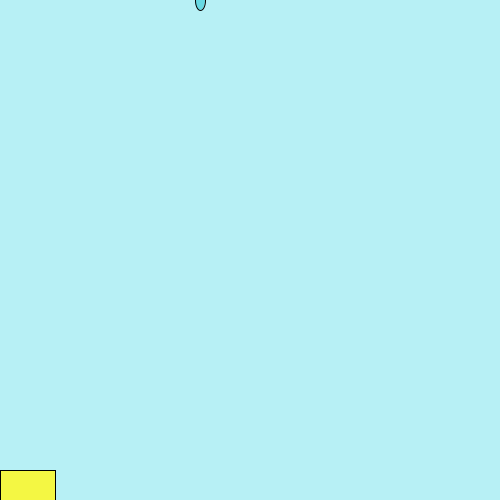
Frame 1 (no input)
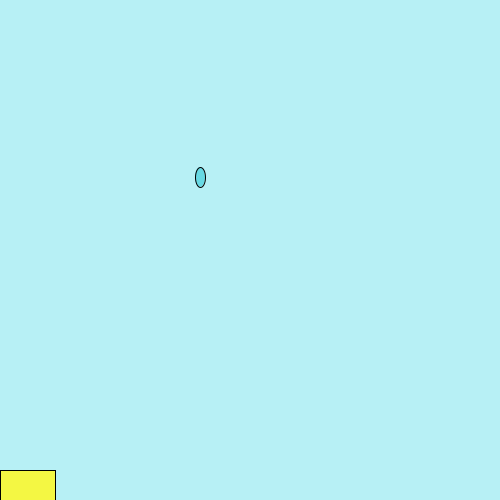
Frame 60 (the mouse pressed at the canvas centre just before this capture)
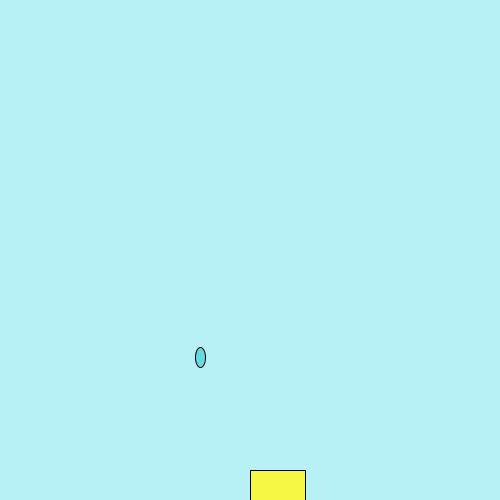
Frame 120 (the mouse held since frame 60 and released just before this capture)

The Processing sketch that drew these frames (run headless with seeded random() and noise(); from frame 60 on, the mouse is pressed at the canvas centre):

// Processing sketch: RainGame
// ── RainGame.pde
int  Ypos = 0;
int Xpos = 200;
int randomNumber = (int) random(width);
int score = 0;

void setup() {
  size(500,500);
  
}

void draw() {
  background(183,240,245);
  fill(103,217,227);
  ellipse(Xpos, Ypos, 10,20);
  Ypos = Ypos +3;
  fill(244,247,67);
  rect(mouseX, 470, 55,30); 
  if (Ypos > 500) {
    Xpos = (int) random(width);
    Ypos = 0;
  checkCatch(Xpos);
   
  }
}
  
  void checkCatch (int x) {
    int score = 0;
    if (x > mouseX && x< mouseX + 100) {
    score++;
    }
    else if (score > 0) {
    score--;
    }
    println("Your score is now: " + score);
    fill(0, 0, 0);
textSize(16);
text("Score: " + score, 20, 20);

     }
  
  
  
